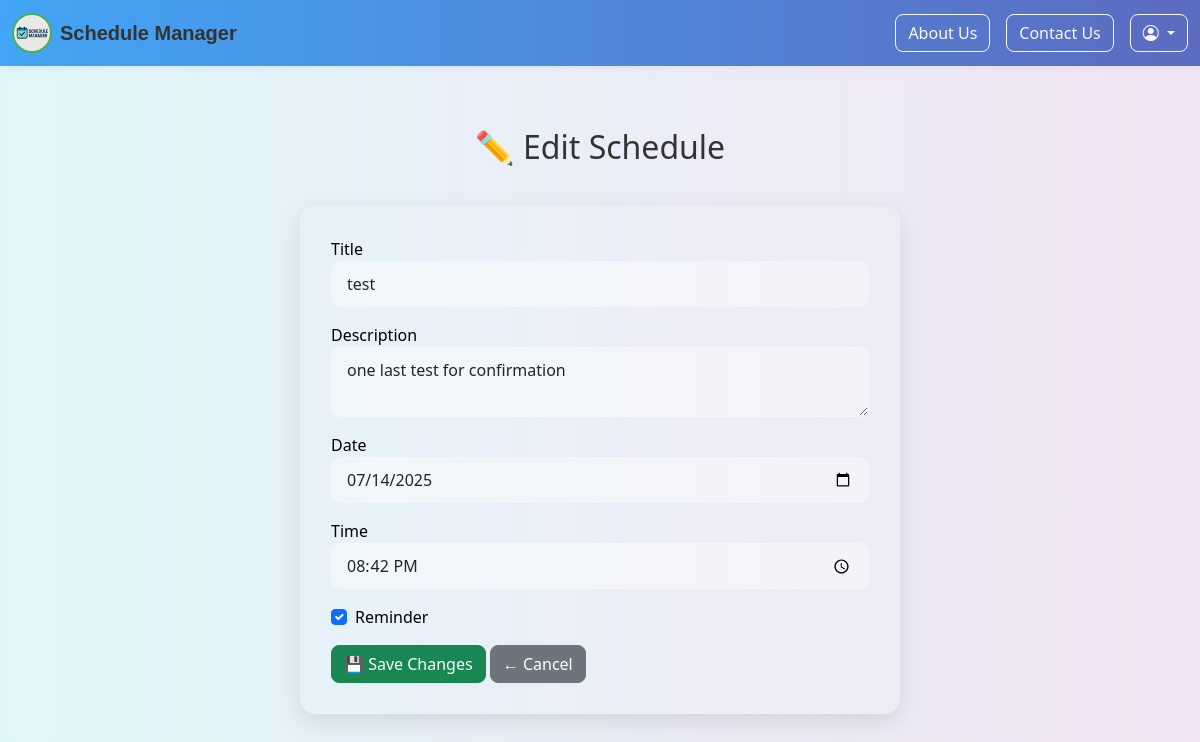
Page /schedule/update/1 (signed in) on the earlier database version.
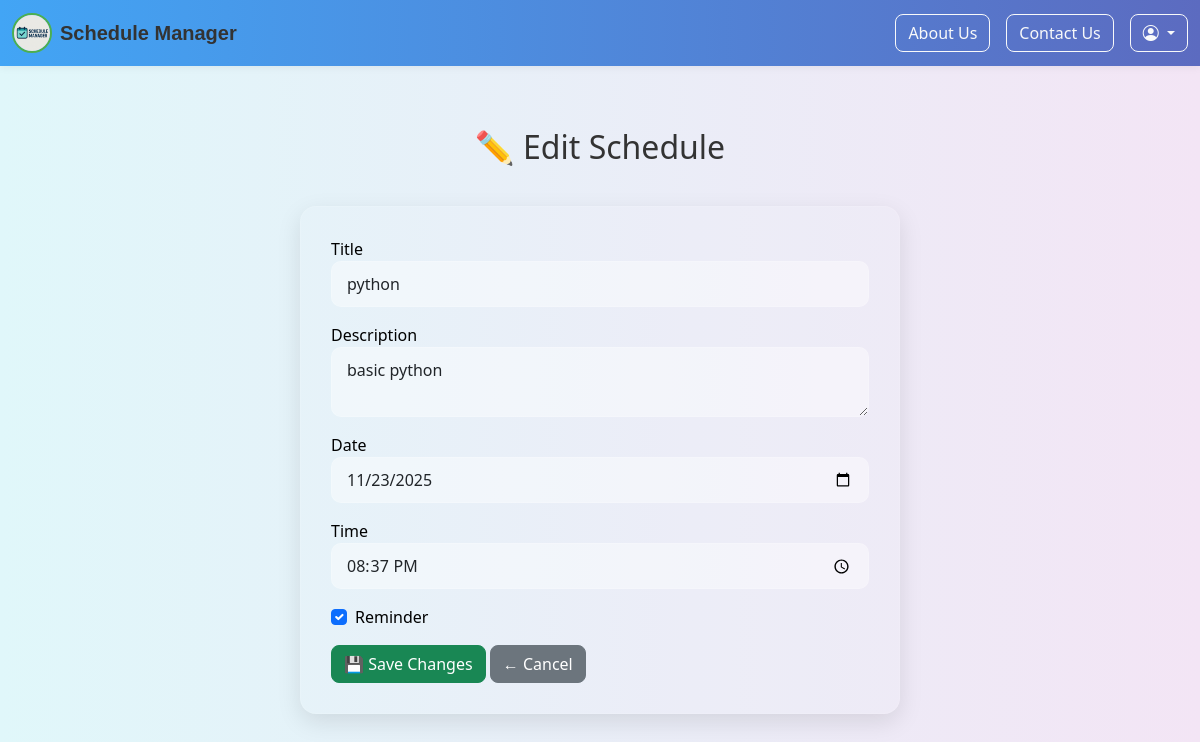
Same page on the later database version.
### models.py (models this page shows)
class Schedule(db.Model):
    __tablename__ = 'schedule'
    id = db.Column(db.Integer, primary_key=True)
    title = db.Column(db.String(100), nullable=False)
    description = db.Column(db.Text, nullable=True)
    date = db.Column(db.Date, nullable=False)
    time = db.Column(db.Time, nullable=False)
    reminder = db.Column(db.Boolean, default=False)
    created_at = db.Column(db.DateTime, default=datetime.utcnow)
    user_id = db.Column(db.Integer, db.ForeignKey('users.id'), nullable=False)

### app.py (the view, shortened to what this page needs)
@app.route('/schedule/update/<int:schedule_id>', methods=['GET', 'POST'])
@login_required
def update_schedule(schedule_id):
    schedule = Schedule.query.get_or_404(schedule_id)
    if schedule.user_id != current_user.id:
        flash("You are not authorized to edit this schedule.", "danger")
        return redirect(url_for('view_schedules'))
    return render_template('edit_schedule.html', schedule=schedule)

### app.py (called while the page is built)
@login_manager.user_loader
def load_user(user_id):
    return User.query.get(int(user_id))

### templates/edit_schedule.html
{% extends 'base.html' %}
{% block content %}
<div class="container mt-5 fade-in">
<div class="container mt-4">
    <h2 class="text-center">✏️ Edit Schedule</h2>
    <form method="POST">
        <div class="mb-3">
            <label>Title</label>
            <input type="text" class="form-control" name="title" value="{{ schedule.title }}" required>
        </div>
        <div class="mb-3">
            <label>Description</label>
            <textarea class="form-control" name="description">{{ schedule.description }}</textarea>
        </div>
        <div class="mb-3">
            <label>Date</label>
            <input type="date" class="form-control" name="date" value="{{ schedule.date }}">
        </div>
        <div class="mb-3">
            <label>Time</label>
            <input type="time" class="form-control" name="time" value="{{ schedule.time.strftime('%H:%M') }}">
        </div>
        <div class="form-check mb-3">
            <input class="form-check-input" type="checkbox" name="reminder" id="reminder" {% if schedule.reminder %}checked{% endif %}>
            <label class="form-check-label" for="reminder">Reminder</label>
        </div>
        <button type="submit" class="btn btn-success">💾 Save Changes</button>
        <a href="{{ url_for('view_schedules') }}" class="btn btn-secondary">← Cancel</a>
    </form>
</div>
</div>
{% endblock %}

Differences in the rows shown:
changed Schedule: title "test" → "python"; description "one last test for confirmation" → "basic python"; date "07/14/2025" → "11/23/2025"; time "20:42" → "20:37"
